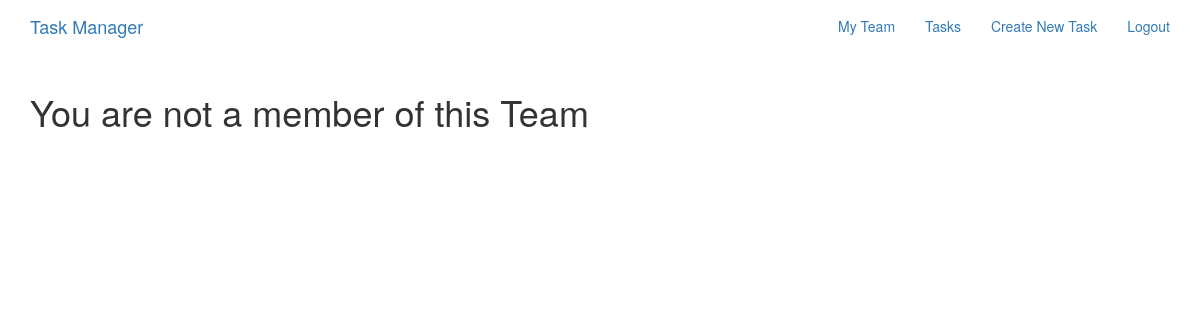
The page /teams/about/avengers/ (signed in) on the database as committed earlier.
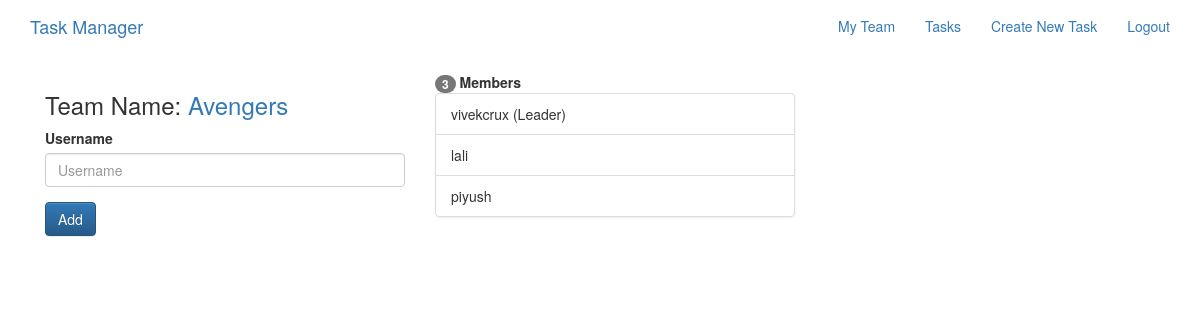
The same page on the database as committed later.
### teams/models.py (models this page shows, shortened)
class Team(models.Model):
    name = models.CharField(max_length=255,unique=True)
    slug = models.SlugField(allow_unicode=True,unique=True)
    description = models.TextField(blank=True,default='')
    creator = models.OneToOneField(User,related_name="userteam",on_delete=models.CASCADE,blank=True,null=True)

class TeamMember(models.Model):
    team = models.ForeignKey(Team,related_name="memberships",on_delete=models.CASCADE)
    member = models.OneToOneField(User,related_name="members",on_delete=models.CASCADE)
    class Meta:
        unique_together = ("team","member")

### teams/views.py (the view)
# urls.py: url(r'^about/(?P<slug>[-\w]+)/$',views.SingleTeam.as_view(),name='single'),
class SingleTeam(LoginRequiredMixin,generic.DetailView):
    model = Team
    def get_context_data(self, **kwargs):
        context = super(SingleTeam, self).get_context_data(**kwargs)
        context['add_member_form'] = AddMemberForm
        return context

### teams/templatetags/team_tags.py (called while the page is built)
@register.simple_tag(takes_context=True)
def getteam(context):
    try:
        request = context['request']
        user = User.objects.get(username=request.user.username)
        team = user.members.team
    except ObjectDoesNotExist:
        team = None
    return team

### teams/templates/teams/team_detail.html (shortened to what this page needs)
{% extends "teams/team_base.html" %}
{% load bootstrap3 %}
{% block preteam %}
{% if request.user.members.team == team %}
<div class="col-md-4">
  <div class="card card-with-shadow">
    <div class="content">
      <h3>Team Name: <a href="{% url 'teams:single' slug=team.slug %}">{{ team.name }}</a></h3>
    </div>
  </div>
  <div class="content">
    {% if user == team.creator %}
      <form action="{% url 'teams:add_member' %}" method="POST">
        {% bootstrap_form add_member_form %}
        <input type="submit" class="btn btn-primary btn-large" value="Add">
      </form>
    {% endif %}
  </div>
</div>
{% else %}
<h1>You are not a member of this Team</h1>
{% endif %}
{% endblock %}
{% block team_content %}
{% if request.user.members.team == team %}
<div class="col-md-4">
  <span class="badge">{{ team.memberships.count }}</span> <strong>Member{{ team.memberships.count|pluralize }}</strong>
  <div class="list-group">
    {% for team in team.memberships.all %}
      <div class="list-group-item">
        {{ team.member }}
        {% if team.member == team.team.creator %}
          (Leader)
        {% endif %}
      </div>
    {% endfor %}
  </div>
</div>
{% endif %}
{% endblock %}

Rows that differ between the two databases and show on the page:
added Team: name "Avengers", memberships.count "3"
added TeamMember: member "vivekcrux", shows "(Leader)"
added TeamMember: member "lali"
added TeamMember: member "piyush"
Other text that changed with them:
form field value: (not shown) → "Add"
text no longer shown: "You are not a member of this Team"
text now shown: "Team Name: Username Member"
